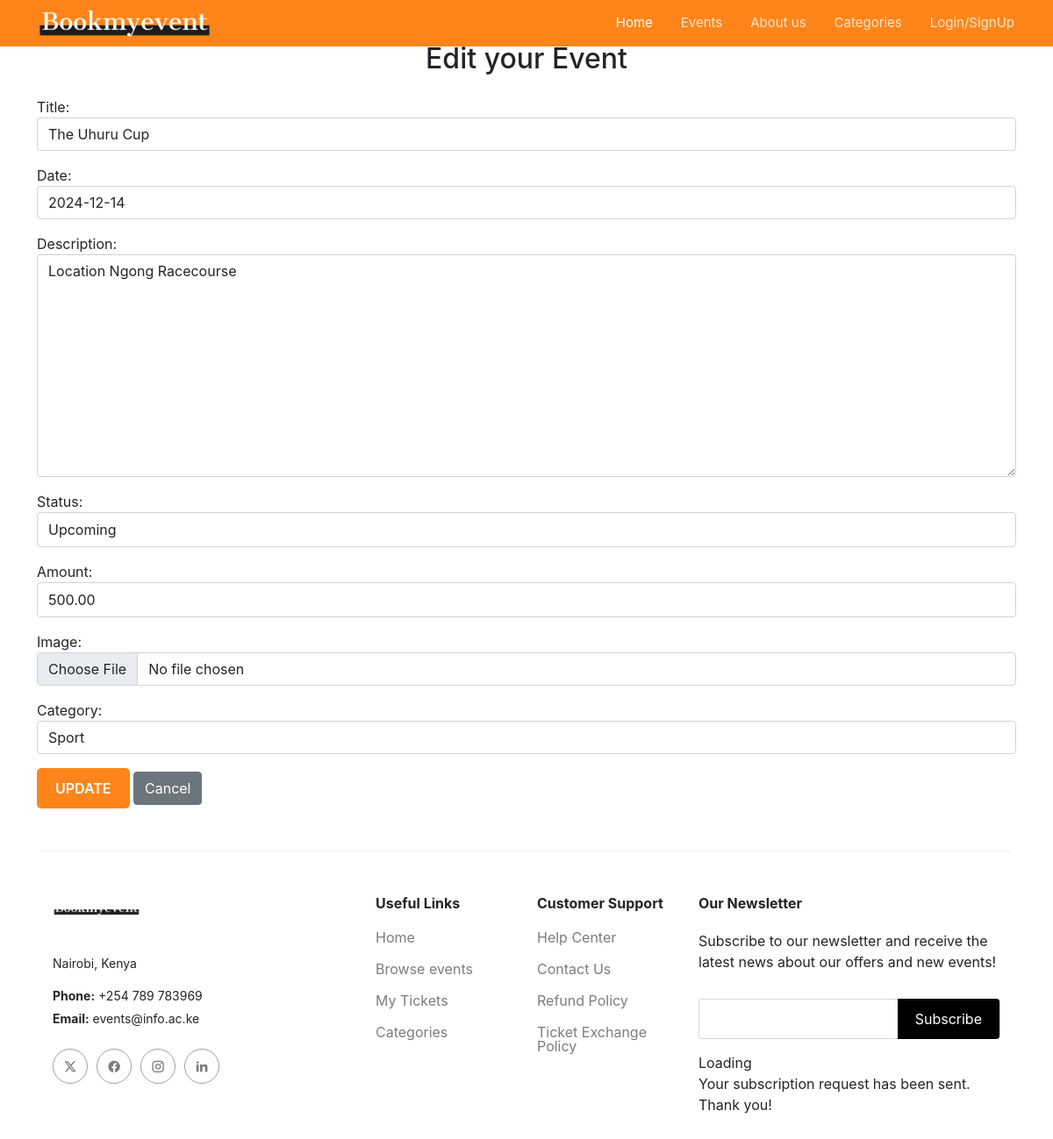
The page /userportal/edit_event/8/ on the database its author committed.
### userportal/models.py (models this page shows, shortened)
class Event(models.Model):
    STATUS_CHOICES = [
        ('upcoming', 'Upcoming'),
        ('completed', 'Completed'),
        ('cancelled', 'Cancelled'),
    ]
    CATEGORY_CHOICES = [
        ('technology', 'Technology'),
        ('concert', 'Concert'),
        ('family', 'Family'),
        ('theatre', 'Theatre'),
        ('sport', 'Sport'),
    ]
    title = models.CharField(max_length=255)
    date = models.DateField()
    description = models.TextField()
    status = models.CharField(max_length=20, choices=STATUS_CHOICES, default='upcoming')
    amount = models.DecimalField(max_digits=10, decimal_places=2)
    image = models.ImageField(upload_to='event_images/', blank=True, null=True)
    category = models.CharField(max_length=20, choices=CATEGORY_CHOICES, default='concert')

### userportal/views.py (the view)
# urls.py: path('edit_event/<int:id>/', views.edit_event, name='edit_event'),
def edit_event (request, id):
    event = get_object_or_404(Event, id=id)
    if request.method == 'POST':
        form = eventForm(request.POST, request.FILES, instance=event)
        if form.is_valid():
            form.save()
            if 'image' in request.FILES:
                file_name = os.path.basename(request.FILES['image'].name)
                messages.success(request, f'Your event and image have been updated! {file_name} uploaded.')
            else:
                messages.success(request, 'Your event has been updated successfully!.')
            return redirect('dashboard')
        else:
            messages.error(request, 'Please correct the highlighted errors.')
    else:
        form = eventForm(instance=event)
    return render(request, 'editevent.html', {'form': form, 'event': event})

### userportal/forms.py
class eventForm(forms.ModelForm):
    class Meta:
        model = Event
        fields = '__all__'
        widgets = {
            'title': forms.TextInput(attrs={'class': 'form-control', 'placeholder': 'Event Title'}),
            'date': forms.DateInput(attrs={'class': 'form-control', 'placeholder': 'Event Date'}),
            'description': forms.Textarea(attrs={'class': 'form-control', 'placeholder': 'Event Description'}),
            'amount': forms.NumberInput(attrs={'class': 'form-control small-textarea', 'placeholder': 'Event Amount'}),
            'status': forms.Select(attrs={'class': 'form-control small-textarea', 'placeholder': 'Event Status'}),
            'image': forms.FileInput(attrs={'class': 'form-control', 'placeholder': 'Event Image'}),
            'category': forms.Select(attrs={'class': 'form-control', 'placeholder': 'Event Category'}),
        }

### userportal/templates/editevent.html (shortened to what this page needs)
{% extends "base.html" %}
{% load static %}
{% block navbar_class %}
bg-light
{% endblock %}
{% block content %}
<div class="container mt-5">
    <h2 class="text-center mb-4">Edit your Event</h2>
    <form action="" method="POST" enctype="multipart/form-data">
        {{ form.as_p }}
    <button type="submit" class="btn buy-ticket">UPDATE</button>
    <a href="{% url 'dashboard' %}" class="btn btn-secondary">Cancel</a>
    </form>
</div>
{% endblock %}

### static/style/style.css (style rules this page uses)
* { font-family: -apple-system, BlinkMacSystemFont, avenir next, avenir, segoe ui, helvetica neue, helvetica, Cantarell, Ubuntu, roboto, noto, arial, sans-serif; margin: 0; padding: 0; }
body { height: 100%; }
a { text-decoration: none; }
html { scroll-behavior: smooth; }
.buy-ticket { display: inline-block; padding: 10px 20px; background-color: #ff851a; color: #ffffff; text-decoration: none; font-size: 16px; font-weight: 600; border-radius: 5px; transition: 0.3s; margin-top: auto; }
.small-textarea { height: 40px; }

### rows shown on the page
Event: title "The Uhuru Cup", date "2024-12-14", description "Location Ngong Racecourse", status "Upcoming", amount "500.00", category "Sport"
